Frame 1 (no input): blank canvas, image omitted
Frame 60 (no input): blank canvas, image omitted
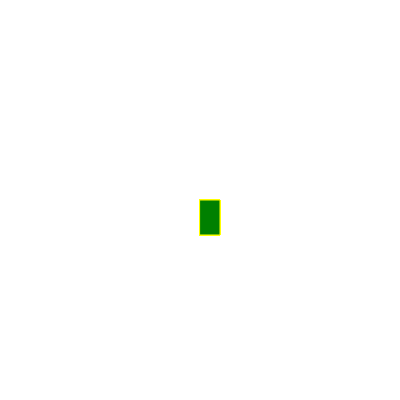
Frame 120 (the mouse pressed at the canvas centre since frame 60)

The p5.js sketch whose frames 1 and 60 were blank and that drew this single picture after the mouse press (run headless with seeded random() and noise() and a simulated clock; from frame 60 on, the mouse is pressed at the canvas centre):

// p5.js sketch
// ── sketch.js
function setup() {
  createCanvas(400, 400);
  background("white")
}

function draw() {
  stroke("yellow");
  fill("green");
  
  
  if (mouseIsPressed) {
    rect(mouseX, mouseY, 20, 35);
  }
}
